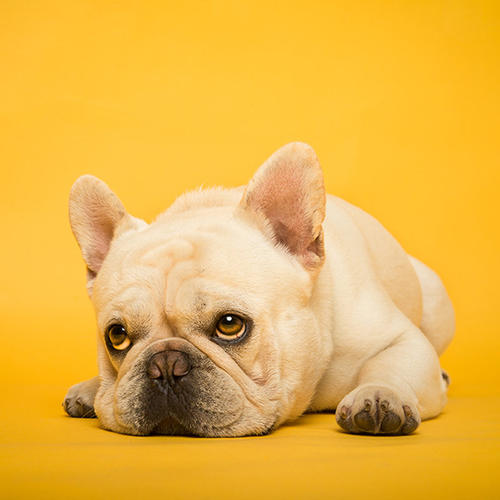
#> input picture python-demos/demo1/dog0.jpg, 500 x 500 px
$ python demo1.py
#> lines starting #> are read from the running program, lines starting #| are printed output that depends on the picture
#!/usr/bin/env python3
# -*- coding: UTF-8 -*-


import cv2
import numpy as np


def main():
  imgA = cv2.imread('dog0.jpg')
#> imgA is the input picture: shape (500, 500, 3); mean B, G, R 72.3, 181.9, 234.3
  imgB = cv2.imread('dog1.jpg')
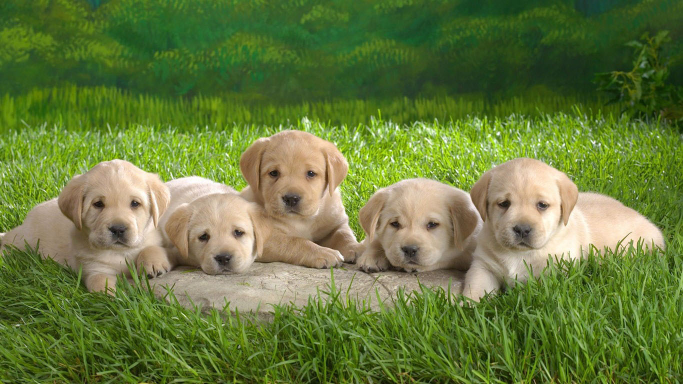
#> input picture python-demos/demo1/dog1.jpg, 1366 x 768 px (shown at 1/2 size)
#> imgB is the input picture: shape (768, 1366, 3); mean B, G, R 61.6, 122.6, 103.1
  #在进行拼接之前，必须将两个img resize成同一个size,
  #因为np.hstack和np.vstack实际上是堆叠数组，不过按照列和行进行堆叠数组
  size = (300, 300)
  imgA = cv2.resize(imgA, size)
#> imgA: shape (300, 300, 3)
  imgB = cv2.resize(imgB, size)
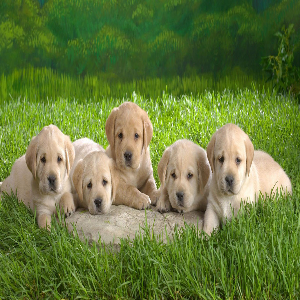
#> imgB: shape (300, 300, 3); mean B, G, R 61.5, 122.6, 103
  #水平拼接
  splice0 = np.hstack((imgA, imgB))
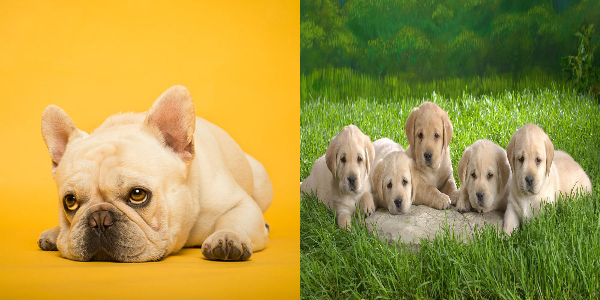
#> splice0: shape (300, 600, 3); mean B, G, R 66.9, 152.2, 168.6
  #垂直拼接
  splice1 = np.vstack((imgA, imgB))
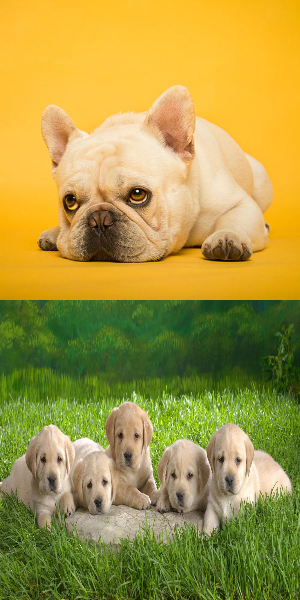
#> splice1: shape (600, 300, 3); mean B, G, R 66.9, 152.2, 168.6
  cv2.imshow('splice0', splice0)
  cv2.waitKey()
  cv2.destroyAllWindows()


if __name__ == "__main__":
    main()
